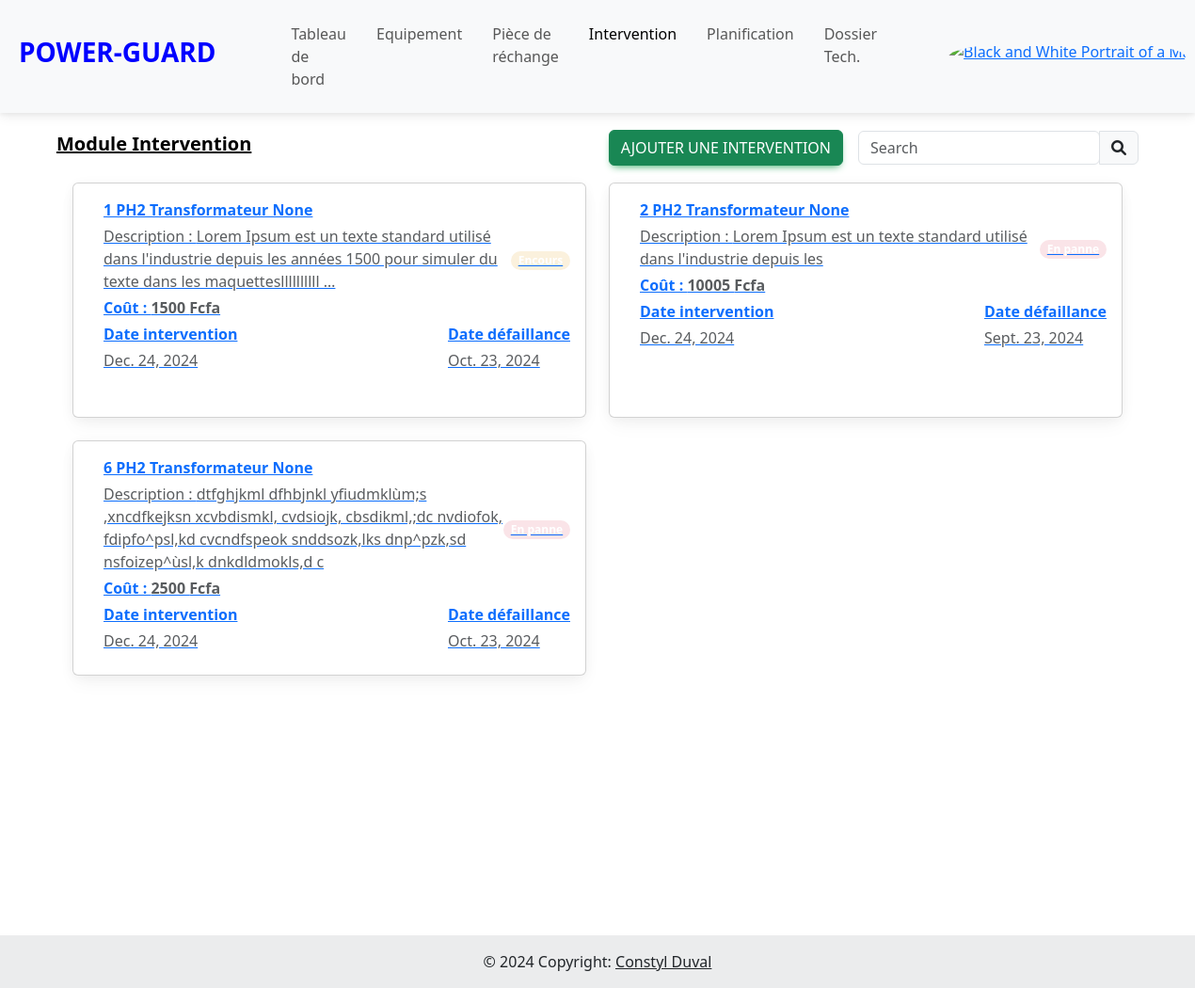
Before: /intervention (signed in) with the older database file.
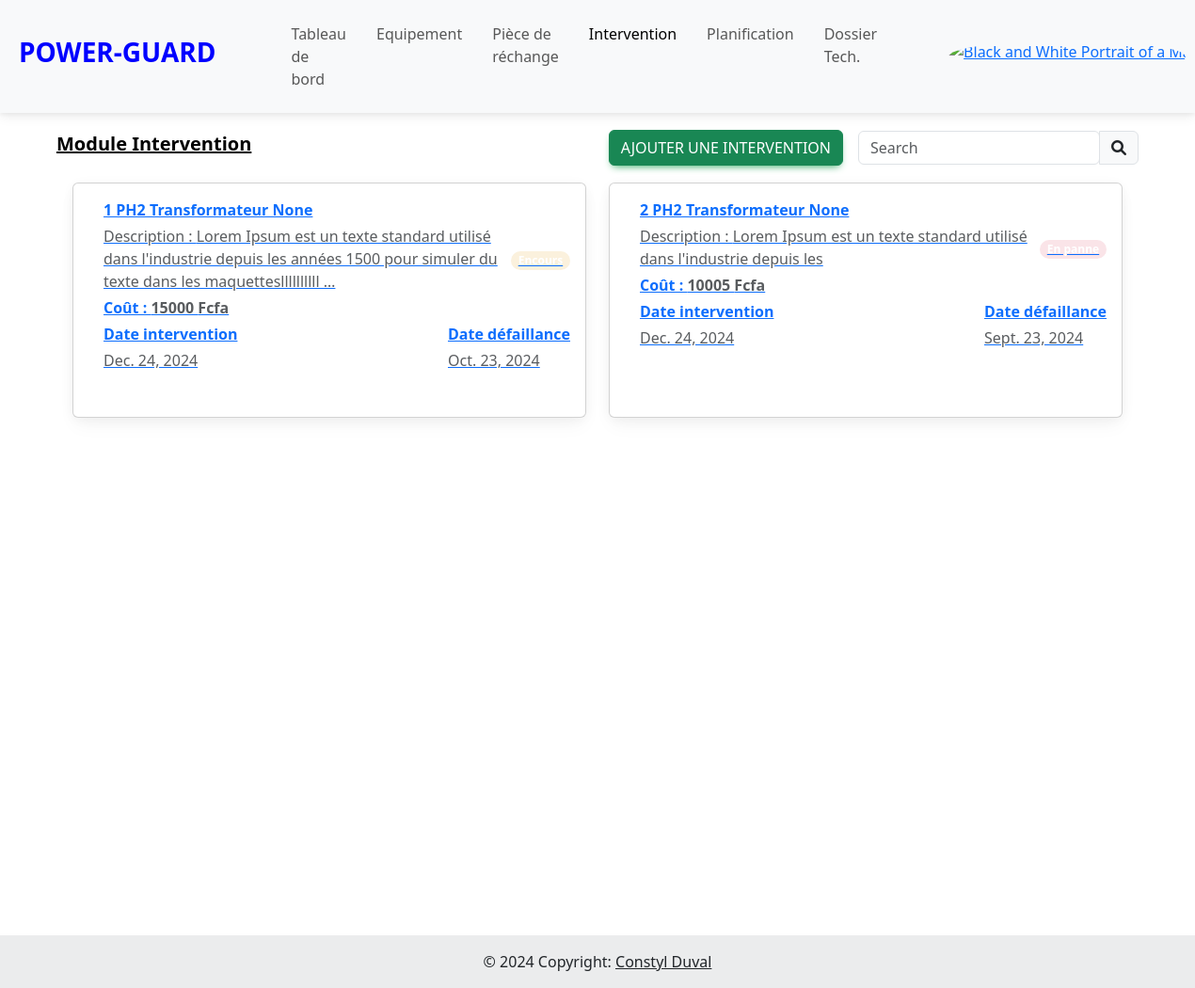
After: the same page with the newer database file.
### eneo_pages/models.py (models this page shows)
class Intervention(models.Model):
    STATUS = [
        ("En panne", "En panne"),
        ("Encours", "Encours de dépannage"),
        ("Rétablir", "Rétablir"),
    ]
    TYPE = [
        ("Corrective", "Intervention corrective"),
        ("Preventive", "Intervention preventive")
    ]
    equipement = models.ForeignKey(Equipement, on_delete=models.CASCADE)
    type_intervention = models.CharField(max_length=100, choices=TYPE, default="Corrective")
    interval_intervention = models.IntegerField(default=0)
    date_intervention=models.DateField()
    date_defaillance=models.DateField()
    description = models.TextField(blank=True, null=True)
    tache_maintenance = models.TextField(blank=True, null=True)
    action_correctives = models.TextField(blank=True, null=True)
    causes_profondes = models.TextField(blank=True, null=True)
    responsable = models.CharField(max_length=100, blank=True, null=True)
    status = models.CharField(max_length=100, choices=STATUS)
    sécurité = models.TextField(blank=True, null=True)
    coût = models.IntegerField()
    coût_materiel = models.IntegerField(default=0)
    coût_main_oeuvre  = models.IntegerField(default=0)
    date_création=models.DateTimeField(auto_now_add=True)
    date_modification=models.DateTimeField(auto_now=True)
    def __str__(self):
        return "{} {}".format(self.id, self.equipement)

class Equipement(models.Model):
    TYPE_EQUIPE = [
        ("Disjoncteur", "Disjoncteur",),
        ("Transformateur", "Transformateur"),
    ]
    centrale = models.ForeignKey(Centrale, on_delete=models.CASCADE)
    nom = models.CharField(max_length=100)
    type_equipement = models.CharField(max_length=100, choices=TYPE_EQUIPE)
    numero_serie=models.CharField(max_length=100, blank=True, null=True)
    modèle = models.CharField(max_length=100)
    marque = models.CharField(max_length=100)
    puissance = models.FloatField()
    fréquence = models.FloatField()
    date_installation = models.DateField()
    fonction = models.CharField(max_length=100, blank=True, null=True)
    emplacement_couplage = models.CharField(max_length=100, blank=True, null=True)
    regleur_en_chargeur = models.CharField(max_length=100, blank=True, null=True)
    mode_de_fonctionnement = models.CharField(max_length=100, blank=True, null=True)
    technique_de_coupure = models.CharField(max_length=100, blank=True, null=True)
    pouvoir_de_coupure = models.CharField(max_length=100, blank=True, null=True)
    pression_gaz_nombre_de_pôle  = models.CharField(max_length=100, blank=True, null=True)
    courant_nominal_en_service_continu = models.CharField(max_length=100, blank=True, null=True)
    numero_service = models.CharField(max_length=100, blank=True, null=True)
    tension_assigne = models.CharField(max_length=100, blank=True, null=True)
    pouvoir_de_coupure_nominal_court_circuit = models.CharField(max_length=100, blank=True, null=True)
    pouvoir_de_fermeture_nominal_court_circuit  = models.CharField(max_length=100, blank=True, null=True)
    date_création=models.DateTimeField(auto_now_add=True)
    date_modification=models.DateTimeField(auto_now=True)
    def __str__(self):
        return "{} {} {}".format(self.nom, self.type_equipement, self.numero_serie)

### eneo_pages/views.py (the view)
# urls.py: path("intervention", views.intervention, name="intervention"),
@login_required
def intervention(request):
    context = {}
    q = request.GET.get("q")
    User = get_user_model()  # Get the custom user model
    user = request.user  # Get the currently logged-in user
    if user.section == 'DISJONCTEUR':
        base_queryset = Intervention.objects.filter(equipement__type_equipement='Disjoncteur')
    elif user.section == 'TRANSFORMATEUR':
        base_queryset = Intervention.objects.filter(equipement__type_equipement='Transformateur')
    else:
        base_queryset = Intervention.objects.all()
    if q:
        s = InterventionDocument.search().query(
            ESQ("multi_match",
                query=q,
                fields=['type_intervention', 'responsable', 'status', 'description', 'tache_maintenance', 'action_correctives', 'causes_profondes']
            )
        )
        es_results = s.to_queryset()
        db_results = base_queryset.filter(
            Q(type_intervention__icontains=q) |
            Q(responsable__icontains=q) |
            Q(status__icontains=q) |
            Q(description__icontains=q) |
            Q(tache_maintenance__icontains=q) |
            Q(action_correctives__icontains=q) |
            Q(causes_profondes__icontains=q)
        )
        liste_intervention = (es_results & base_queryset) | db_results
    else:
        liste_intervention = base_queryset
    context["liste_intervention"] = liste_intervention.distinct()
    return render(request, "pages/intervention/intervention.html", context)

### eneo_pages/context_processor.py (called while the page is built)
def piece_rechange(request):
    return{'piece_rechange': Session(request)}

### eneo_pages/templates/pages/intervention/intervention.html
{% extends "../../base/base.html" %}
{% load static %}
{% block body %}
    {% url 'ajouter_intervention' as ajouter_intervention_url %}
    {% include "../../base/navbar2.html" with title='<a href="#" style="color: black;">Module Intervention</a>' button='<button type="button" hx-get="'|add:ajouter_intervention_url|add:'" hx-target="#dialog" class="btn btn-success me-3">Ajouter une intervention</button>' %}
    <div class="container vh-100">
        <div class="row">
          {% if liste_intervention %}
            {% for intervention in liste_intervention %}
            <div class="col-xl-6 mb-4">
              <div class="card fade-out-up" style="height: 250px;">
                <a href="{% url 'detail_intervention' intervention.id %}" hx-get="{% url 'detail_intervention' intervention.id %}" hx-target="#dialog" hx-swap="innerHTML" data-mdb-toggle="modal" data-mdb-target="#InterventionModal">
                    <div class="card-body">
                        <div class="d-flex justify-content-between align-items-center">
                          <div class="d-flex align-items-center">
                            <div class="ms-3">
                              <p class="fw-bold mb-1">{{intervention}}</p>
                              <p class="text-muted mb-1">Description : {{intervention.description|truncatewords:20}}</p>
                              <p class="fw-bold mb-1">Coût : <span class="text-muted">{{intervention.coût}} Fcfa</span> </p>
                            </div>
                          </div>
                          <span class="badge rounded-pill {% if intervention.status == 'Encours' %}badge-warning{% elif intervention.status == 'Rétablir' %}badge-success{% elif intervention.status == 'En panne' %}badge-danger{% else %}badge-secondary{% endif %}">{{intervention.status}}</span>
                        </div>
                        <div class="d-flex justify-content-between align-items-center ms-3">
                          <div>
                              <p class="fw-bold mb-1">Date intervention</p>
                              <p class="text-muted mb-0">{{intervention.date_intervention}}</p>
                          </div>
                          <div>
                              <p class="fw-bold mb-1">Date défaillance</p>
                              <p class="text-muted mb-0">{{intervention.date_defaillance}}</p>
                          </div>
                        </div>
                    </div>
                </a>
              </div>
            </div>
            {% endfor %}
            {% else %}
            <div class="text-center">
              <img src="{% static 'img/empty.gif' %}" alt="" style="height: 200px; width: 200px;" srcset="">
              <p colspan="9">Aucune intervention disponible.</p>
            </div>
          {% endif %}
        </div>
    </div>
{% endblock %}

Changed rows visible on the page:
removed Intervention: id+equipement "6 PH2 Transformateur None", description "dtfghjkml dfhbjnkl yfiudmklùm;s ,xncdfkejksn xcvbdismkl, cvdsiojk, cbsdikml,;dc nvdiofok, fdipfo^psl,kd cvcndfspeok snddsozk,lks dnp^pzk,sd nsfoizep^ùsl,k dnkdldmokls,d c", coût "2500", status "En panne", date_intervention "Dec. 24, 2024", date_defaillance "Oct. 23, 2024"
changed Intervention "Oct. 23, 2024": coût "1500" → "15000"
